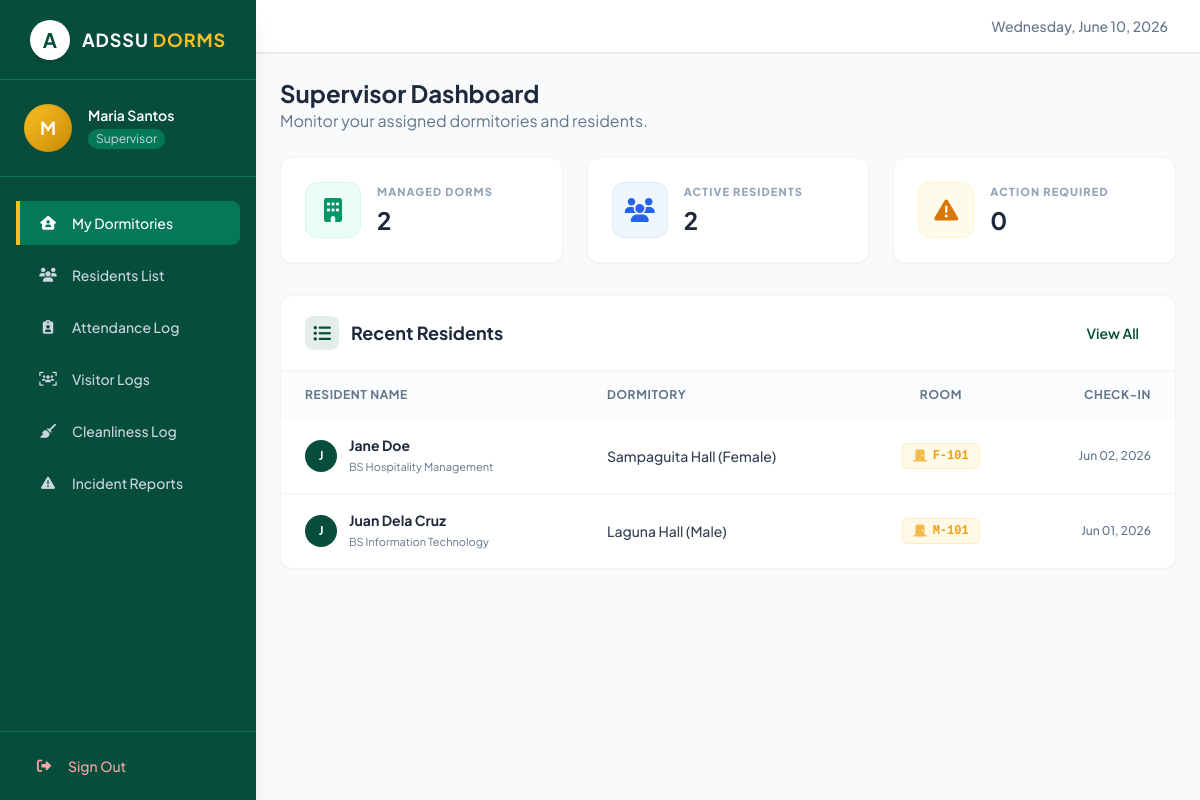
/supervisor/dashboard (signed in), run on the app's committed database.
### tables this page shows
CREATE TABLE IF NOT EXISTS room_assignments (
    id INT AUTO_INCREMENT PRIMARY KEY,
    student_id INT NOT NULL,
    room_id INT NOT NULL,
    semester VARCHAR(50) NOT NULL,
    check_in_date DATE,
    check_out_date DATE NULL,
    FOREIGN KEY (student_id) REFERENCES users(id) ON DELETE CASCADE,
    FOREIGN KEY (room_id) REFERENCES dorm_rooms(id) ON DELETE CASCADE
);

CREATE TABLE IF NOT EXISTS users (
    id INT AUTO_INCREMENT PRIMARY KEY,
    name VARCHAR(100) NOT NULL,
    email VARCHAR(100) NOT NULL UNIQUE,
    password_hash VARCHAR(255) NOT NULL,
    role ENUM('student', 'supervisor', 'admin') NOT NULL,
    created_at TIMESTAMP DEFAULT CURRENT_TIMESTAMP
);

CREATE TABLE IF NOT EXISTS residents (
    id INT AUTO_INCREMENT PRIMARY KEY,
    user_id INT NOT NULL,
    student_id_number VARCHAR(50) NOT NULL UNIQUE,
    course VARCHAR(100) NOT NULL,
    year_level INT NOT NULL,
    income_bracket ENUM('Low', 'Middle', 'High') DEFAULT 'Middle',
    is_indigenous BOOLEAN DEFAULT FALSE,
    profile_photo VARCHAR(255) DEFAULT NULL,
    qr_code VARCHAR(255) DEFAULT NULL,
    FOREIGN KEY (user_id) REFERENCES users(id) ON DELETE CASCADE
);

CREATE TABLE IF NOT EXISTS dormitories (
    id INT AUTO_INCREMENT PRIMARY KEY,
    name VARCHAR(100) NOT NULL,
    gender_type ENUM('Male', 'Female', 'Co-ed') NOT NULL,
    capacity INT NOT NULL,
    supervisor_id INT,  
    FOREIGN KEY (supervisor_id) REFERENCES users(id) ON DELETE SET NULL
);

CREATE TABLE IF NOT EXISTS dorm_rooms (
    id INT AUTO_INCREMENT PRIMARY KEY,
    dorm_id INT NOT NULL,
    room_number VARCHAR(20) NOT NULL,
    capacity INT NOT NULL,
    current_occupancy INT DEFAULT 0,
    FOREIGN KEY (dorm_id) REFERENCES dormitories(id) ON DELETE CASCADE
);

### controllers/SupervisorController.php (called while the page is built, shortened)
<?php
class SupervisorController extends BaseController {
    public function dashboard() {
        $user_id = $_SESSION['user_id'];
        $stmt = $this->pdo->prepare('SELECT id, name FROM dormitories WHERE supervisor_id = ?');
        $stmt->execute([$user_id]);
        $managed_dorms = $stmt->fetchAll();
        $dorm_ids = array_column($managed_dorms, 'id');
        $active_residents = 0;
        $residents = [];
        if (!empty($dorm_ids)) {
            $in_clause = implode(',', array_fill(0, count($dorm_ids), '?'));
            $stmt = $this->pdo->prepare("
                SELECT u.name, sp.course, r.room_number, d.name as dorm_name, ra.check_in_date
                FROM room_assignments ra
                JOIN users u ON ra.student_id = u.id
                JOIN residents sp ON u.id = sp.user_id
                JOIN dorm_rooms r ON ra.room_id = r.id
                JOIN dormitories d ON r.dorm_id = d.id
                WHERE d.id IN ($in_clause) AND ra.check_out_date IS NULL
                ORDER BY r.room_number, u.name
            ");
            $stmt->execute($dorm_ids);
            $residents = $stmt->fetchAll();
            $active_residents = count($residents);
        }
        $this->view('supervisor/dashboard', [
            'managed_dorms' => $managed_dorms,
            'active_residents' => $active_residents,
            'residents' => $residents
        ]);
    }
}
?>

### views/supervisor/dashboard.php (the view)
<?php include 'views/layouts/header.php'; ?>
<div class="mb-6">
    <h2 class="text-2xl font-bold text-slate-800">Supervisor Dashboard</h2>
    <p class="text-slate-500">Monitor your assigned dormitories and residents.</p>
</div>
<div class="grid grid-cols-1 md:grid-cols-3 gap-6 mb-8">
    <div class="bg-white rounded-xl shadow-sm border border-slate-100 p-6 flex items-center transition-transform hover:-translate-y-1 duration-300">
        <div class="w-14 h-14 rounded-xl bg-emerald-50 text-emerald-600 flex items-center justify-center text-2xl mr-4 border border-emerald-100">
            <i class="fa-solid fa-building"></i>
        </div>
        <div>
            <p class="text-[11px] font-extrabold text-slate-400 uppercase tracking-widest mb-1">Managed Dorms</p>
            <h3 class="text-2xl font-bold text-slate-800"><?php echo count($managed_dorms); ?></h3>
        </div>
    </div>
    <div class="bg-white rounded-xl shadow-sm border border-slate-100 p-6 flex items-center transition-transform hover:-translate-y-1 duration-300">
        <div class="w-14 h-14 rounded-xl bg-blue-50 text-blue-600 flex items-center justify-center text-2xl mr-4 border border-blue-100">
            <i class="fa-solid fa-users"></i>
        </div>
        <div>
            <p class="text-[11px] font-extrabold text-slate-400 uppercase tracking-widest mb-1">Active Residents</p>
            <h3 class="text-2xl font-bold text-slate-800"><?php echo $active_residents; ?></h3>
        </div>
    </div>
    <div class="bg-white rounded-xl shadow-sm border border-slate-100 p-6 flex items-center transition-transform hover:-translate-y-1 duration-300">
        <div class="w-14 h-14 rounded-xl bg-amber-50 text-amber-600 flex items-center justify-center text-2xl mr-4 border border-amber-100">
            <i class="fa-solid fa-triangle-exclamation"></i>
        </div>
        <div>
            <p class="text-[11px] font-extrabold text-slate-400 uppercase tracking-widest mb-1">Action Required</p>
            <h3 class="text-2xl font-bold text-slate-800">0</h3>
        </div>
    </div>
</div>
<div class="bg-white rounded-xl shadow-sm border border-slate-100 overflow-hidden">
    <div class="px-6 py-5 border-b border-slate-100 flex justify-between items-center">
        <h3 class="text-lg font-bold text-slate-800 flex items-center">
            <i class="fa-solid fa-list-ul text-adssu-green mr-3 bg-adssu-green/10 p-2 rounded-lg"></i>
            Recent Residents
        </h3>
        <a href="<?php echo dirname($_SERVER['SCRIPT_NAME']) == '/' ? '' : dirname($_SERVER['SCRIPT_NAME']); ?>/supervisor/residents" class="text-sm font-semibold text-adssu-green hover:text-adssu-green_light transition-colors px-3 py-1.5 rounded-lg hover:bg-adssu-green/5">View All</a>
    </div>
    <div class="overflow-x-auto">
        <table class="w-full text-left text-sm whitespace-nowrap">
            <thead class="bg-slate-50/50 text-slate-500 text-xs uppercase tracking-wider font-bold">
                <tr>
                    <th class="px-6 py-4">Resident Name</th>
                    <th class="px-6 py-4">Dormitory</th>
                    <th class="px-6 py-4 text-center">Room</th>
                    <th class="px-6 py-4 text-right">Check-In</th>
                </tr>
            </thead>
            <tbody class="divide-y divide-slate-100">
                <?php if(empty($residents)): ?>
                    <tr>
                        <td colspan="4" class="px-6 py-12 text-center">
                            <i class="fa-solid fa-inbox text-slate-300 text-4xl mb-3 block"></i>
                            <span class="text-slate-500 font-medium">No residents assigned to your dorms yet.</span>
                        </td>
                    </tr>
                <?php else: ?>
                    <?php $count = 0; foreach ($residents as $res): if($count++ >= 5) break; ?>
                    <tr class="hover:bg-slate-50/80 transition-colors">
                        <td class="px-6 py-4">
                            <div class="flex items-center">
                                <div class="w-8 h-8 rounded-full bg-adssu-green text-white flex items-center justify-center font-bold text-xs mr-3">
                                    <?php echo strtoupper(substr($res['name'], 0, 1)); ?>
                                </div>
                                <div>
                                    <div class="font-bold text-slate-800"><?php echo htmlspecialchars($res['name']); ?></div>
                                    <div class="text-[11px] text-slate-500 mt-0.5"><?php echo htmlspecialchars($res['course']); ?></div>
                                </div>
                            </div>
                        </td>
                        <td class="px-6 py-4">
                            <span class="text-slate-700 font-medium"><?php echo htmlspecialchars($res['dorm_name']); ?></span>
                        </td>
                        <td class="px-6 py-4 text-center">
                            <span class="inline-flex items-center px-2.5 py-1 rounded-md bg-adssu-gold/10 text-adssu-gold_hover border border-adssu-gold/20 font-mono text-xs font-bold">
                                <i class="fa-solid fa-door-closed mr-1.5 opacity-70"></i><?php echo htmlspecialchars($res['room_number']); ?>
                            </span>
                        </td>
                        <td class="px-6 py-4 text-slate-500 text-xs font-medium text-right">
                            <?php echo date('M d, Y', strtotime($res['check_in_date'])); ?>
                        </td>
                    </tr>
                    <?php endforeach; ?>
                <?php endif; ?>
            </tbody>
        </table>
    </div>
</div>
<?php include 'views/layouts/footer.php'; ?>

### data on the page
room_assignments: student.name "J", student.name "Jane Doe", residents.course "BS Hospitality Management", dormitories.name "Sampaguita Hall (Female)", room.room_number "F-101", check_in_date "Jun 02, 2026"
room_assignments: student.name "J", student.name "Juan Dela Cruz", residents.course "BS Information Technology", dormitories.name "Laguna Hall (Male)", room.room_number "M-101", check_in_date "Jun 01, 2026"

### other printed values
substr($_SESSION['name'], 0, 1) "M"
$_SESSION['name'] "Maria Santos"
$_SESSION['role'] "Supervisor"
$label "My Dormitories Residents List Attendance Log Visitor Logs Cleanliness Log Incident Reports"
count($managed_dorms) "2"
$active_residents "2"
